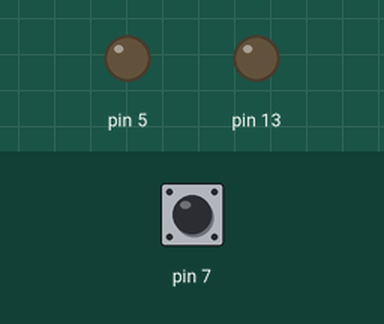
Recording of a sketch running on a simulated Arduino Uno, built with avr-gcc and run on an emulated ATmega328P. Parts: output pins drawn as LEDs (lit = HIGH). The test bench sets the inputs (shaded band); at power-on: pin 7 HIGH.

Above: at 1.2 s.
1.3 s: pin 7 pulled LOW for 0.15 s
At 1.37 s:
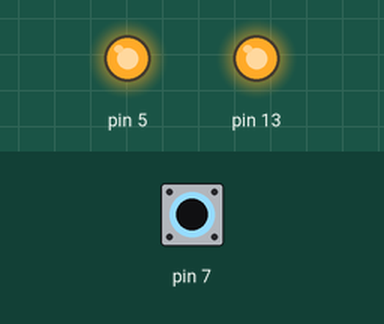
2.9 s: pin 7 pulled LOW for 3.2 s
At 6.5 s:
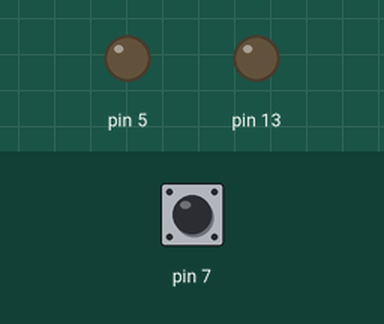
Timing chart, 0 to 8.0 s (numbered marks = the images above; inputs shaded):
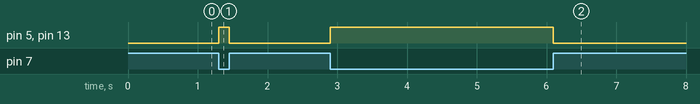

The sketch:

code.ino
```cpp
void setup() {
  pinMode(7, INPUT_PULLUP);
  pinMode(13, OUTPUT);
  pinMode(5, OUTPUT);
}

void loop() {
  int switchstate = digitalRead(7);

  if (switchstate == 0) {
    digitalWrite(5, HIGH);
    digitalWrite(13, HIGH);

  } else {
    digitalWrite(13, LOW);
    digitalWrite(5, LOW);
  }
}
```

Measured:
- after the input at 1.3 s, pin 5, pin 13: LOW → HIGH at once, → LOW 0.15 s later
- after the input at 2.9 s, pin 5, pin 13: LOW → HIGH at once, → LOW 3.2 s later
